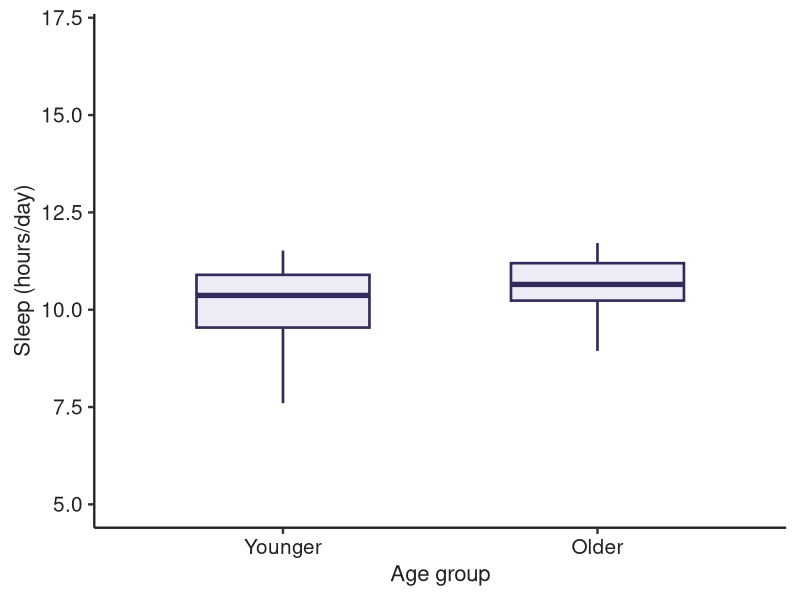
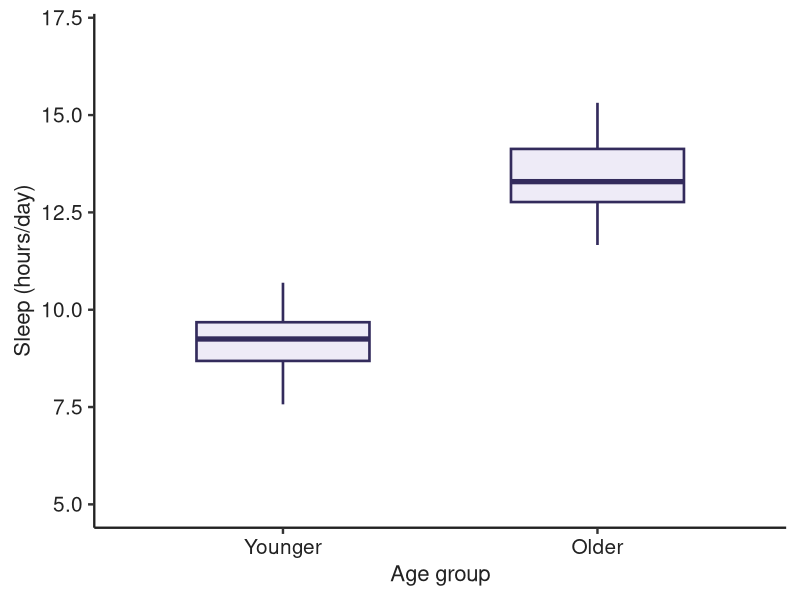
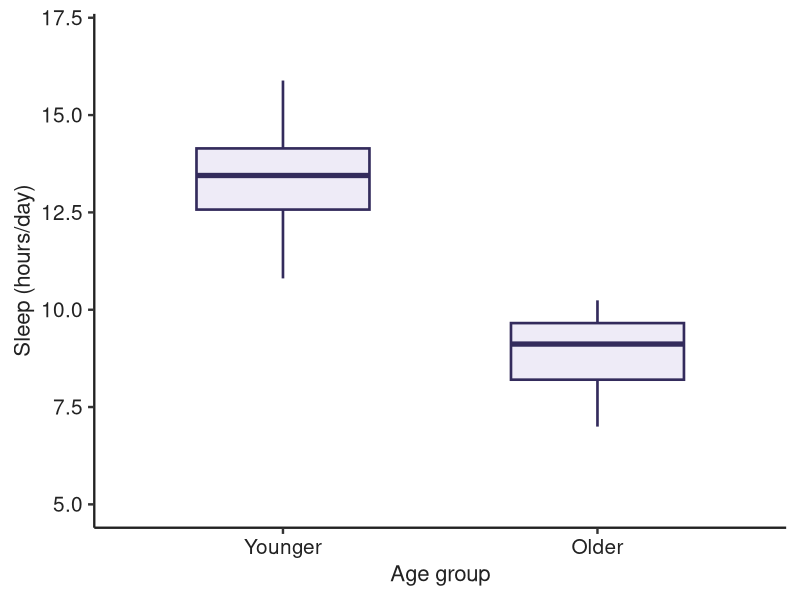
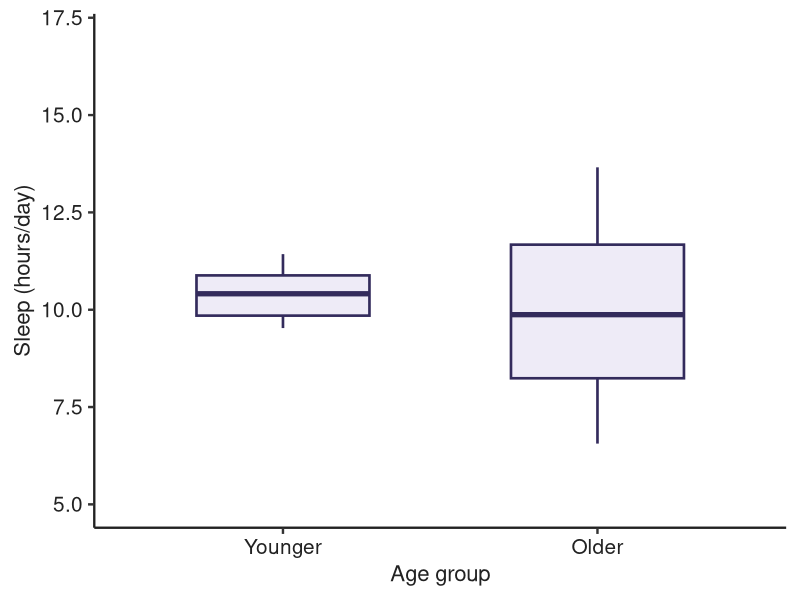
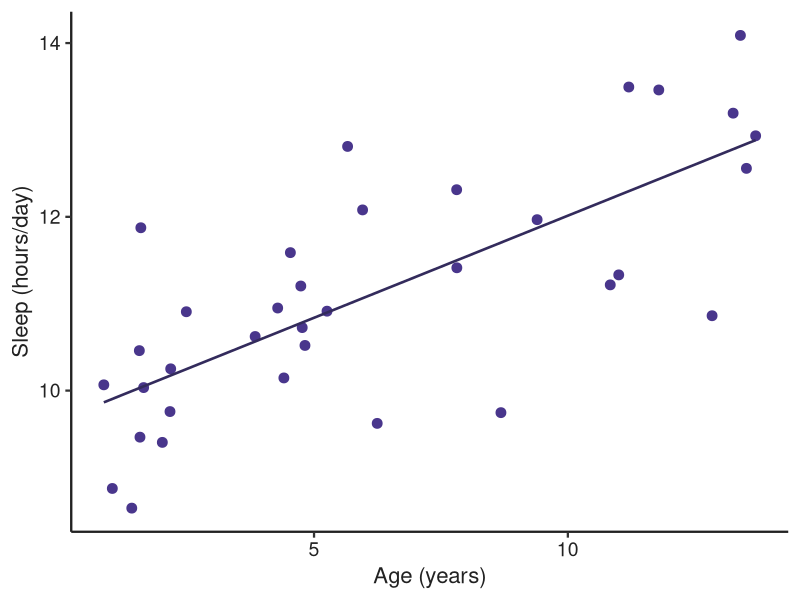

Generate these figures, in order, with R:
## ---- chunk 1
#| label: fig-dog-sleep-age-groups
#| fig-cap: "Four possible patterns in daily sleep time between younger and older dogs."
#| fig-subcap:
#|   - "Similar sleep time between age groups."
#|   - "Older dogs sleep longer."
#|   - "Younger dogs sleep longer."
#|   - "Greater variation in sleep time among older dogs."
#| fig-alt:
#|   - "Boxplot comparing daily sleep time in younger and older dogs. The two groups have similar medians and spreads."
#|   - "Boxplot comparing daily sleep time in younger and older dogs. Older dogs have a higher median sleep time."
#|   - "Boxplot comparing daily sleep time in younger and older dogs. Younger dogs have a higher median sleep time."
#|   - "Boxplot comparing daily sleep time in younger and older dogs. The medians are similar, but sleep time varies more among older dogs."
#| layout-ncol: 2
#| fig-width: 4.2
#| fig-height: 3.8
#| echo: false

library(ggplot2)

set.seed(2022)

make_sleep_data <- function(
  younger_mean,
  older_mean,
  younger_sd = 1,
  older_sd = 1
) {
  data.frame(
    Age_group = factor(
      rep(c("Younger", "Older"), each = 20),
      levels = c("Younger", "Older")
    ),
    Sleep_hours = c(
      rnorm(20, mean = younger_mean, sd = younger_sd),
      rnorm(20, mean = older_mean, sd = older_sd)
    )
  )
}

make_sleep_plot <- function(data) {
  ggplot(data, aes(x = Age_group, y = Sleep_hours)) +
    geom_boxplot(
      width = 0.55,
      outlier.shape = NA,
      fill = "#eeebf7",
      colour = "#332b5c",
      linewidth = 0.9
    ) +
    coord_cartesian(ylim = c(5, 17)) +
    labs(
      x = "Age group",
      y = "Sleep (hours/day)"
    ) +
    theme_classic(base_size = 18) +
    theme(
      axis.text = element_text(
        colour = "#222222",
        size = 15
      ),
      axis.title = element_text(
        colour = "#222222",
        size = 16
      ),
      axis.line = element_line(
        colour = "#222222",
        linewidth = 0.8
      ),
      plot.margin = margin(10, 10, 10, 10)
    )
}

similar_sleep <- make_sleep_plot(
  make_sleep_data(younger_mean = 10.5, older_mean = 10.5)
)
older_sleep_longer <- make_sleep_plot(
  make_sleep_data(younger_mean = 9, older_mean = 13)
)
younger_sleep_longer <- make_sleep_plot(
  make_sleep_data(younger_mean = 13, older_mean = 9)
)
older_sleep_varies <- make_sleep_plot(
  make_sleep_data(
    younger_mean = 10.5,
    older_mean = 10.5,
    younger_sd = 0.5,
    older_sd = 2
  )
)

similar_sleep
older_sleep_longer
younger_sleep_longer
older_sleep_varies
## ---- chunk 2
#| label: fig-dog-sleep-age-continuous
#| fig-cap: "One possible relationship between daily sleep time and age in dogs."
#| fig-alt: "Scatterplot of daily sleep time in hours against dog age in years, showing a moderate increase in sleep time across the age range."
#| echo: false
#| message: false

dog_age_example <- data.frame(
  Age_years = runif(35, min = 0.5, max = 14)
)
dog_age_example$Sleep_hours <- 9.5 +
  0.25 * dog_age_example$Age_years +
  rnorm(35, mean = 0, sd = 1)

ggplot(dog_age_example, aes(x = Age_years, y = Sleep_hours)) +
  geom_point(
    colour = "#49368c",
    size = 3
  ) +
  labs(
    x = "Age (years)",
    y = "Sleep (hours/day)"
  ) +
  geom_smooth(
    method = "lm",
    colour = "#332b5c",
    linewidth = 0.9,
    se = FALSE
  ) +
  theme_classic(base_size = 17) +
  theme(
    axis.text = element_text(
      colour = "#222222",
      size = 14
    ),
    axis.title = element_text(
      colour = "#222222",
      size = 16
    ),
    axis.line = element_line(
      colour = "#222222",
      linewidth = 0.8
    )
  )
